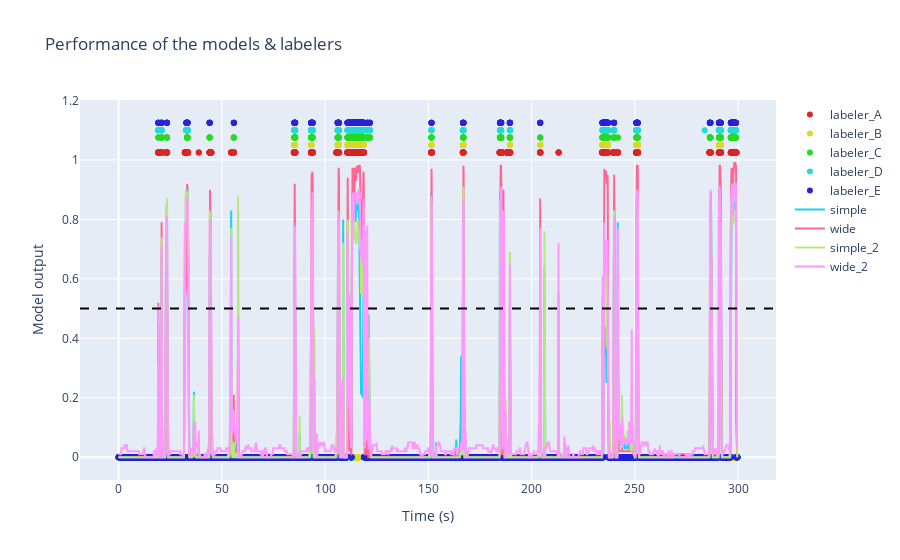

Notebook source saved alongside this figure:
### Markdown cell above
Also, we can see both the models and the labelers performance on an example video

### Code cell
example_path = os.path.join(base, r'docs\examples\colabeled_video')

labelers_example = {
    "labeler_A": "Example_Marian.csv",
    "labeler_B": "Example_Agus.csv",
    "labeler_C": "Example_Santi.csv",
    "labeler_D": "Example_Guille.csv",
    "labeler_E": "Example_Myself.csv"
}

rst.plot_performance_on_video(example_path, model_paths, labelers_example, plot_obj="obj_2")

### Figure 1 — Plotly figure (JSON) as saved in the notebook; plotly's stock layout.template omitted (floating-point values rounded to 4 significant figures; data arrays with more than 128 entries replaced by an {"elided": "..."} marker saying what was removed)
{"data": [{"marker": {"color": "hsl(0, 70%, 50%)"}, "mode": "markers", "name": "labeler_A", "type": "scatter", "x": {"elided": "7493 float values"}, "y": {"elided": "7493 float values"}}, {"marker": {"color": "hsl(60, 70%, 50%)"}, "mode": "markers", "name": "labeler_B", "type": "scatter", "x": {"elided": "7493 float values"}, "y": {"elided": "7493 float values"}}, {"marker": {"color": "hsl(120, 70%, 50%)"}, "mode": "markers", "name": "labeler_C", "type": "scatter", "x": {"elided": "7493 float values"}, "y": {"elided": "7493 float values"}}, {"marker": {"color": "hsl(180, 70%, 50%)"}, "mode": "markers", "name": "labeler_D", "type": "scatter", "x": {"elided": "7493 float values"}, "y": {"elided": "7493 float values"}}, {"marker": {"color": "hsl(240, 70%, 50%)"}, "mode": "markers", "name": "labeler_E", "type": "scatter", "x": {"elided": "7493 float values"}, "y": {"elided": "7493 float values"}}, {"line": {"width": 2}, "mode": "lines", "name": "simple", "type": "scatter", "x": {"elided": "7493 float values"}, "y": {"elided": "7493 float values"}}, {"line": {"width": 2}, "mode": "lines", "name": "wide", "type": "scatter", "x": {"elided": "7493 float values"}, "y": {"elided": "7493 float values"}}, {"line": {"width": 2}, "mode": "lines", "name": "simple_2", "type": "scatter", "x": {"elided": "7493 float values"}, "y": {"elided": "7493 float values"}}, {"line": {"width": 2}, "mode": "lines", "name": "wide_2", "type": "scatter", "x": {"elided": "7493 float values"}, "y": {"elided": "7493 float values"}}], "layout": {"shapes": [{"line": {"color": "black", "dash": "dash"}, "type": "line", "x0": 0, "x1": 1, "xref": "x domain", "y0": 0.5, "y1": 0.5, "yref": "y"}], "showlegend": true, "title": {"text": "Performance of the models & labelers"}, "xaxis": {"title": {"text": "Time (s)"}}, "yaxis": {"title": {"text": "Model output"}}}}
